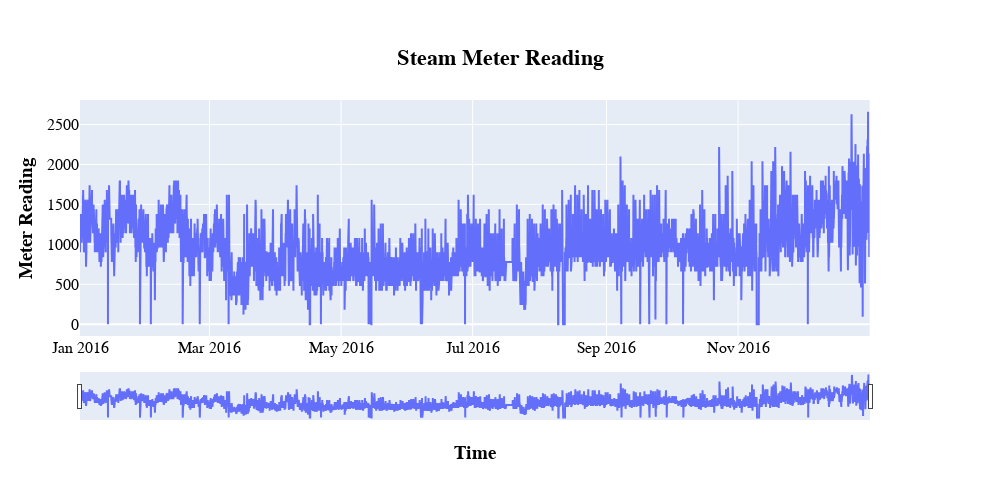

The notebook cell saved with this chart:
### Code cell
# Make subplot figure 
fig = make_subplots(specs=[[{"secondary_y": True}]])
fig.add_trace(go.Scatter(x=steam_consumption.index,
                         y=steam_consumption['meter_reading'],
                         name="Actual")) #line_color='lightblue'
fig.update_layout(xaxis_rangeslider_visible=True)
fig.update_layout(width=1000, height=500,
                      title= {'text': "<b>Steam Meter Reading<b>", 'y':0.9, 'x':0.5, 'xanchor': 'center', 'yanchor': 'top'},
                      xaxis_title="<b>Time<b>",
                      yaxis_title="<b>Meter Reading<b>",
                      font=dict(family="Courier New, monospace", size=16, color='black'))
fig.show()

### Figure 1 — Plotly figure (JSON) as saved in the notebook; plotly's stock layout.template omitted (floating-point values rounded to 4 significant figures; data arrays with more than 128 entries replaced by an {"elided": "..."} marker saying what was removed)
{"data": [{"name": "Actual", "type": "scatter", "x": {"elided": "8784 str values"}, "y": {"elided": "8784 float values"}}], "layout": {"font": {"color": "black", "family": "Courier New, monospace", "size": 16}, "height": 500, "title": {"text": "<b>Steam Meter Reading<b>", "x": 0.5, "xanchor": "center", "y": 0.9, "yanchor": "top"}, "width": 1000, "xaxis": {"anchor": "y", "autorange": true, "domain": [0, 0.94], "range": ["2016-01-01", "2016-12-31 23:00"], "rangeslider": {"autorange": true, "range": ["2016-01-01", "2016-12-31 23:00"], "visible": true, "yaxis": {"_template": null, "rangemode": "match"}}, "title": {"text": "<b>Time<b>"}, "type": "date"}, "yaxis": {"anchor": "x", "autorange": true, "domain": [0, 1], "range": [-147.8, 2807.0], "title": {"text": "<b>Meter Reading<b>"}, "type": "linear"}, "yaxis2": {"anchor": "x", "overlaying": "y", "side": "right"}}}
